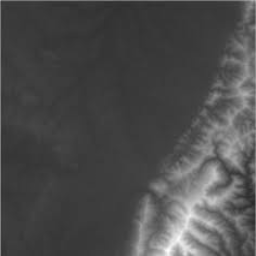
#> input picture BM_influenced_by_denoising_methods/special_test_image/coast.png, 256 x 256 px
$ python ROC.py   (older library calls are emulated)
#> lines starting #> are read from the running program, lines starting #| are printed output that depends on the picture; after the words box and inside, x2 and y2 are one past the last pixel; in counts of white or black regions, pixels touching at a corner belong together
#> further down, im is the input picture: shape (256, 256); min 41, max 255, mean 76.1
### src/utils.py
import numpy as np


def symetrize(img, N):
    img_pad = np.pad(img, ((N, N), (N, N)), 'symmetric')
    return img_pad


def add_gaussian_noise(im, sigma, seed=None):
#> called with sigma = 10, seed = 1
    if seed is not None:
        np.random.seed(seed)
    im = im + (sigma * np.random.randn(*im.shape)).astype(np.int)
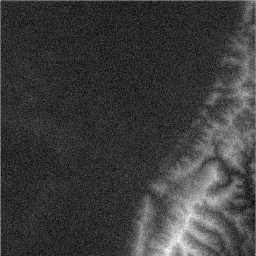
#> im: shape (256, 256) int64; min 16, max 268, mean 76.1; drawn with min black and max white
    im = np.clip(im, 0., 255., out=None)
    im = im.astype(np.uint8)
    return im


# [51 lines left out: functions ind_initialize, get_kaiserWindow, get_coef, sd_weighting, get_mean, not called in this run]


# [3 lines that do not run on import are left out]

### BM_influenced_by_denoising_methods/patch_matching.py
import numpy as np
import cv2


def compute_patch_distance(im, k, refer_center=None):
#> called with k = 9
    assert k % 2 == 1
    im_h, im_w = im.shape
#> im_h = 256; im_w = 256
    if refer_center == None:
        cy, cx = im_h // 2, im_w // 2
#> cy = 128; cx = 128
    else:
        cy, cx = refer_center
    im = im.astype(np.float64)
    distance_table = np.zeros((im_h - k + 1, im_w - k + 1), np.float64)
    refer_patch = im[cy - k // 2:cy + k // 2 + 1, cx - k // 2: cx + k // 2 + 1]

    for i in range(k // 2, im_h - k // 2):
        for j in range(k // 2, im_w - k // 2):
            relative_patch = im[i - k // 2:i + k // 2 + 1, j - k // 2: j + k // 2 + 1]
            distance = np.sum((refer_patch - relative_patch) * (refer_patch - relative_patch)) / k / k
            distance_table[i - k // 2][j - k // 2] = distance
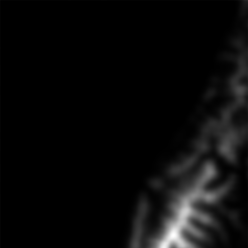
#> distance_table: shape (248, 248) float64; min 0, max 28483.3, mean 1224.6; drawn with min black and max white

    return distance_table


# [8 lines left out: function distance2weight, not called in this run]


# [11 lines that do not run on import are left out]

### BM_influenced_by_denoising_methods/recall_precision.py
import numpy as np


def distance_2_precision_recall_fpRate(original_im_distance, noisy_im_distance, fixed_threshold, threshold):
    ground_truth = original_im_2_ground_truth(original_im_distance, fixed_threshold)
    predict = noisy_im_2_predict(noisy_im_distance, threshold)
    precision, recall, fp_rate = calculate_precision_recall(ground_truth, predict)
    return precision, recall, fp_rate


def original_im_2_ground_truth(ori_im_distance, threshold):
    ground_truth = np.where(ori_im_distance > threshold, 1, 0)
    return ground_truth


def noisy_im_2_predict(noisy_im_distance, threshold):
    predict = np.where(noisy_im_distance > threshold, 1, 0)
    return predict


def calculate_precision_recall(ground_truth, predict):
    """
    :param ground_truth:  bin (0:false, 1: True)
    :param predict: bin (0:false, 1: True)
    :return:
    """
    tp = np.sum(np.logical_and(ground_truth, predict))
    fn = np.sum(np.logical_and(ground_truth, 1 - predict))
    fp = np.sum(np.logical_and(1 - ground_truth, predict))
    tn = np.sum(np.logical_and(1 - ground_truth, 1 - predict))

    precision = tp / (tp + fp)
    recall = tp / (tp + fn)
    fp_rate = fp / (fp + tn)

    return precision, recall, fp_rate


# [7 lines that do not run on import are left out]

### src/denoising_method_NLM.py
import cv2


def nlm_denoise(noisy_im, sigma):
    if sigma == 2:
        h = 2.0263157894736836
    elif sigma == 5:
        h = 5.355263157894737
    elif sigma == 10:
        h = 10.473684210526315
    elif sigma == 20:
        h = 18.894736842105264
    elif sigma == 30:
        h = 25.894736842105264
    elif sigma == 40:
        h = 32.21052631578947
    elif sigma == 60:
        h = 43.10526315789474
    elif sigma == 80:
        h = 53.26315789473684
    elif sigma == 100:
        h = 61.578947368421055
    else:
        print('false')

    im_est = cv2.fastNlMeansDenoising(noisy_im, None, h=h, templateWindowSize=7, searchWindowSize=21)
    return im_est


# [11 lines that do not run on import are left out]

# [44 lines of commented-out code are left out]

### src/denoising_method_TV.py
import cv2
import prox_tv as ptv


def tv_denoise(noisy_im, sigma):
    if sigma == 2:
        weight = 0.38828571428571435
    elif sigma == 5:
        weight = 1.7
    elif sigma == 10:
        weight = 4.228571428571429
    elif sigma == 20:
        weight = 10.857142857142858
    elif sigma == 30:
        weight = 19.142857142857142
    elif sigma == 40:
        weight = 24.857142857142858
    elif sigma == 60:
        weight = 38.857142857142854
    elif sigma == 80:
        weight = 48.857142857142854
    elif sigma == 100:
        weight = 56.0
    else:
        print('false')

    im_est = ptv.tv1_2d(noisy_im, w=weight)
    return im_est


# [11 lines that do not run on import are left out]


# [51 lines of commented-out code are left out]

### BM_influenced_by_denoising_methods/ROC.py
import numpy as np
from matplotlib import pyplot as plt
from sklearn.metrics import auc

from BM_influenced_by_denoising_methods.patch_matching import compute_patch_distance
from BM_influenced_by_denoising_methods.recall_precision import distance_2_precision_recall_fpRate


def compute_fpr_tpr(im, im_est, k):
    im_dist_table = compute_patch_distance(im, k)
    est_dist_table = compute_patch_distance(im_est, k)
    max_dist = np.max(im_dist_table)
#> max_dist = 28483.3

    fp_rate_list = list()
    tp_rate_list = list()
    precision_list = list()
    recall_list = list()
    thre_list = list(np.arange(-1, 102) / 100 * max_dist)
#> thre_list = 103 values from -284.8 to 28768.1
    fixed_thr = max_dist / 2
#> fixed_thr = 14241.6
    for thre in thre_list:
        pr, rc, fpr = distance_2_precision_recall_fpRate(im_dist_table, est_dist_table, fixed_thr, thre)
        fp_rate_list.append(fpr)
        tp_rate_list.append(rc)
        precision_list.append(pr)
        recall_list.append(rc)
#> this loop made 103 passes
#> thre on passes 1 to 12: -284.8, 0, 284.8, 569.7, 854.5, 1139.3, 1424.2, 1709, 1993.8, 2278.7, 2563.5, 2848.3
#> thre on passes 55 to 60: 15096.1, 15381, 15665.8, 15950.6, 16235.5, 16520.3
#> pass 1, in original_im_2_ground_truth, `ground_truth = np.where(ori_im_distance > threshold, 1, 0)`:
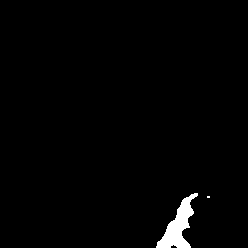
#> ground_truth: shape (248, 248) int64; values 0 (black) and 1 (white), 1.5% white; 2 white regions (1 under 20 px), largest, box (x1, y1, x2, y2) and area: (156, 193, 198, 248) 943
#> pass 2, in noisy_im_2_predict (call 2), `predict = np.where(noisy_im_distance > threshold, 1, 0)`:
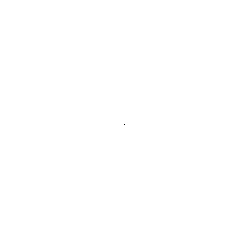
#> predict: shape (248, 248) int64; values 0 (black) and 1 (white), 100% white; black in thin lines or dots, all inside (x1, y1, x2, y2) = (124, 124, 125, 125)
#> pass 3, in noisy_im_2_predict (call 3), `predict = np.where(noisy_im_distance > threshold, 1, 0)`:
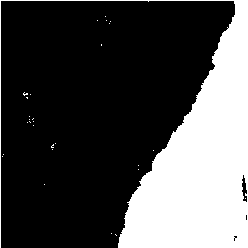
#> predict: shape (248, 248) int64; values 0 (black) and 1 (white), 29.3% white; 29 white regions (28 under 20 px), largest, box (x1, y1, x2, y2) and area: (0, 0, 248, 248) 17956
    fp_rate_list.append(0)
    tp_rate_list.append(0)
    return fp_rate_list, tp_rate_list


def draw_ROC(fpr, tpr):
    roc_auc = auc(fpr, tpr)
    plt.plot(fpr, tpr, lw=1, alpha=0.7, label='AUC = %0.2f' % (roc_auc))
    plt.xlabel('False Positive Rate')
    plt.ylabel('True Positive Rate')
    plt.title('RoC Curve')
    plt.legend(loc="lower right")
    return plt


if __name__ == '__main__':
    import os
    import cv2
    from utils import add_gaussian_noise
    from plot_list_dict import plot_dict_res

    from denoising_method_NLM import nlm_denoise
    from denoising_method_TV import tv_denoise
    from denoising_method_Wavelet import wavelet_denoise

    save_dir = 'RoC_result/'
    os.makedirs(save_dir, exist_ok=True)

    patch_k = 9

    im_dir = 'special_test_image'

    sigma_list = [10, 20, 30, 40, 60, 80, 100]
    for im_name in os.listdir(im_dir):

        auc_list_noisy = list()
        auc_list_nlm = list()
        auc_list_tv = list()
        auc_list_Wavelet = list()
        for sigma in sigma_list:
            im_path = os.path.join(im_dir, im_name)
            im = cv2.imread(im_path, cv2.IMREAD_GRAYSCALE)
            noisy_im = add_gaussian_noise(im, sigma, seed=1)

            fpr_list, tpr_list = compute_fpr_tpr(im, noisy_im, patch_k)
            roc_auc = auc(fpr_list, tpr_list)
            # plt.plot(fpr_list, tpr_list, lw=1, alpha=0.7, color='black', linestyle='--',
            #          label='noisy_im_AUC=%0.6f' % (roc_auc))
            auc_list_noisy.append(roc_auc)

            im_est = nlm_denoise(noisy_im, sigma)
            fpr_list, tpr_list = compute_fpr_tpr(im, im_est, patch_k)
#> the loop in compute_fpr_tpr (call 2), `for thre in thre_list:` made 103 passes
#> thre on passes 1 to 12: -284.8, 0, 284.8, 569.7, 854.5, 1139.3, 1424.2, 1709, 1993.8, 2278.7, 2563.5, 2848.3
#> pass 3, in noisy_im_2_predict (call 106), `predict = np.where(noisy_im_distance > threshold, 1, 0)`:
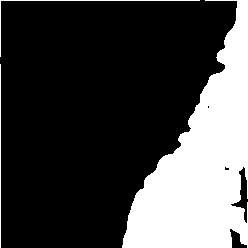
#> predict: shape (248, 248) int64; values 0 (black) and 1 (white), 26.5% white; 3 white regions, box (x1, y1, x2, y2) and area: (122, 0, 248, 248) 15832, (0, 0, 200, 57) 256, (0, 64, 1, 248) 184
            roc_auc = auc(fpr_list, tpr_list)
            # plt.plot(fpr_list, tpr_list, lw=1, alpha=0.7, color='gold', linestyle='--',
            #          label='NLM_AUC=       %0.6f' % (roc_auc))
            auc_list_nlm.append(roc_auc)

            im_est = tv_denoise(noisy_im, sigma)
#> (the run stopped early here; a loop or call above may not have finished)
